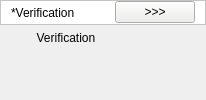
                                         <widget class="QFrame" name="frame_6">
                                          <layout class="QVBoxLayout" name="verticalLayout_23">
                                           <property name="spacing">
                                            <number>0</number>
                                           </property>
                                           <property name="leftMargin">
                                            <number>0</number>
                                           </property>
                                           <property name="topMargin">
                                            <number>0</number>
                                           </property>
                                           <property name="rightMargin">
                                            <number>0</number>
                                           </property>
                                           <property name="bottomMargin">
                                            <number>0</number>
                                           </property>
                                           <item>
                                            <layout class="QVBoxLayout" name="verticalLayout_32">
                                             <property name="spacing">
                                              <number>0</number>
                                             </property>
                                             <property name="bottomMargin">
                                              <number>0</number>
                                             </property>
                                             <item>
                                              <widget class="QFrame" name="horizontalFrame_11">
                                               <property name="styleSheet">
                                                <string notr="true">background-color: rgb(255, 255, 255);
color: rgb(0, 0, 0);</string>
                                               </property>
                                               <property name="frameShape">
                                                <enum>QFrame::StyledPanel</enum>
                                               </property>
                                               <layout class="QHBoxLayout" name="horizontalLayout_15">
                                                <property name="spacing">
                                                 <number>0</number>
                                                </property>
                                                <property name="leftMargin">
                                                 <number>10</number>
                                                </property>
                                                <property name="topMargin">
                                                 <number>0</number>
                                                </property>
                                                <property name="rightMargin">
                                                 <number>10</number>
                                                </property>
                                                <property name="bottomMargin">
                                                 <number>0</number>
                                                </property>
                                                <item>
                                                 <widget class="QLabel" name="label_15">
                                                  <property name="frameShape">
                                                   <enum>QFrame::NoFrame</enum>
                                                  </property>
                                                  <property name="text">
                                                   <string>*Verification</string>
                                                  </property>
                                                 </widget>
                                                </item>
                                                <item>
                                                 <spacer name="horizontalSpacer_9">
                                                  <property name="orientation">
                                                   <enum>Qt::Horizontal</enum>
                                                  </property>
                                                  <property name="sizeHint" stdset="0">
                                                   <size>
                                                    <width>40</width>
                                                    <height>20</height>
                                                   </size>
                                                  </property>
                                                 </spacer>
                                                </item>
                                                <item>
                                                 <widget class="QPushButton" name="btn_Verification_2Dcode">
                                                  <property name="styleSheet">
                                                   <string notr="true">background-color: rgb(238, 238, 236);</string>
                                                  </property>
                                                  <property name="text">
                                                   <string>&gt;&gt;&gt;</string>
                                                  </property>
                                                 </widget>
                                                </item>
                                               </layout>
                                              </widget>
                                             </item>
                                             <item>
                                              <widget class="QFrame" name="horizontalFrame_5">
                                               <property name="frameShape">
                                                <enum>QFrame::NoFrame</enum>
                                               </property>
                                               <layout class="QHBoxLayout" name="horizontalLayout_21">
                                                <property name="spacing">
                                                 <number>0</number>
                                                </property>
                                                <property name="leftMargin">
                                                 <number>0</number>
                                                </property>
                                                <property name="topMargin">
                                                 <number>0</number>
                                                </property>
                                                <property name="rightMargin">
                                                 <number>0</number>
                                                </property>
                                                <property name="bottomMargin">
                                                 <number>0</number>
                                                </property>
                                                <item>
                                                 <widget class="QLabel" name="label_14">
                                                  <property name="maximumSize">
                                                   <size>
                                                    <width>16777215</width>
                                                    <height>30</height>
                                                   </size>
                                                  </property>
                                                  <property name="styleSheet">
                                                   <string notr="true">color: rgb(0, 0, 0);</string>
                                                  </property>
                                                  <property name="frameShape">
                                                   <enum>QFrame::NoFrame</enum>
                                                  </property>
                                                  <property name="text">
                                                   <string>           Verification                      </string>
                                                  </property>
                                                 </widget>
                                                </item>
                                               </layout>
                                              </widget>
                                             </item>
                                             <item>
                                              <widget class="QFrame" name="verticalFrame">
                                               <property name="minimumSize">
                                                <size>
                                                 <width>0</width>
                                                 <height>50</height>
                                                </size>
                                               </property>
                                               <property name="maximumSize">
                                                <size>
                                                 <width>16777215</width>
                                                 <height>50</height>
                                                </size>
                                               </property>
                                               <layout class="QVBoxLayout" name="verticalLayout_5"/>
                                              </widget>
                                             </item>
                                            </layout>
                                           </item>
                                          </layout>
                                         </widget>
